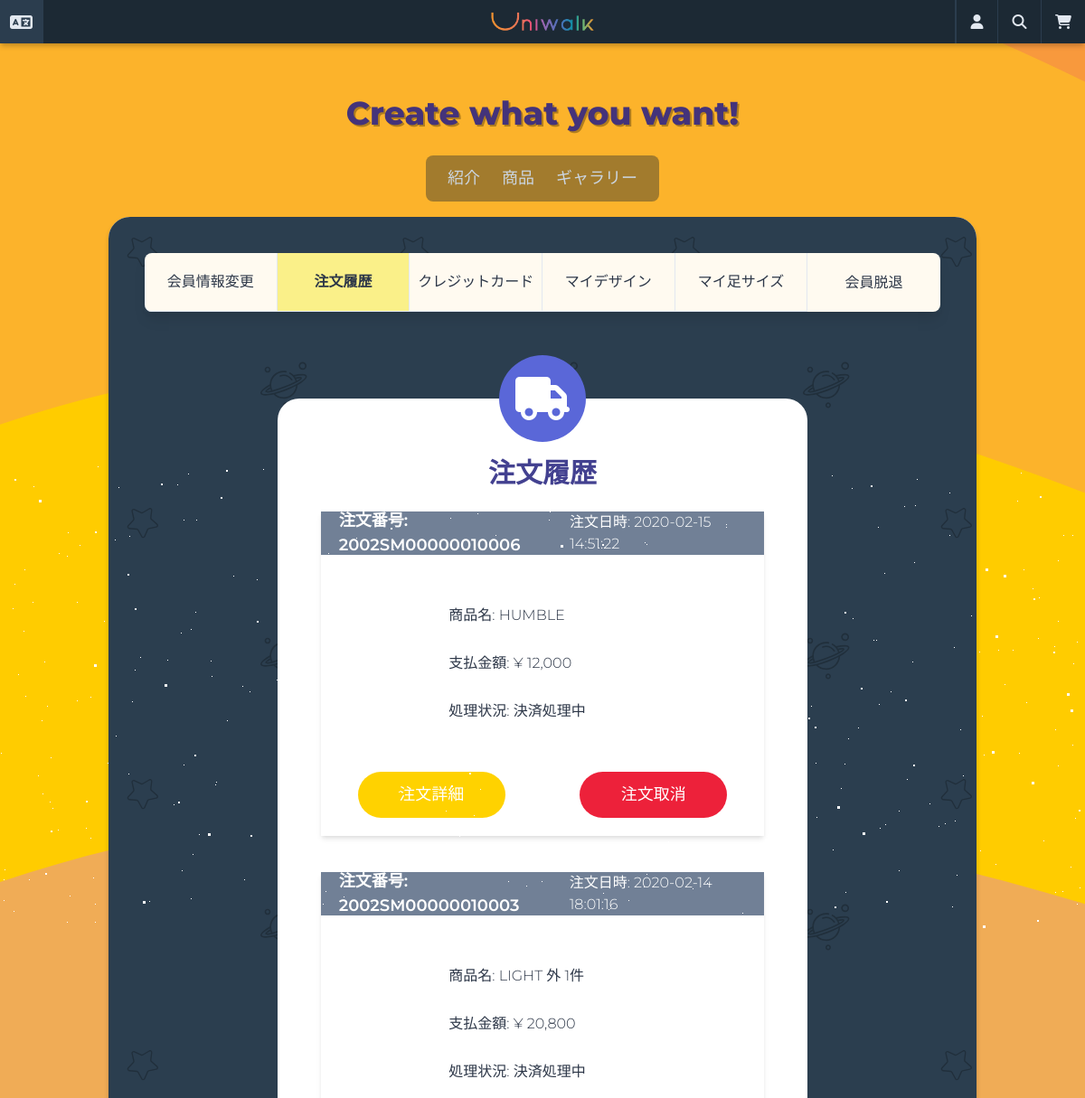
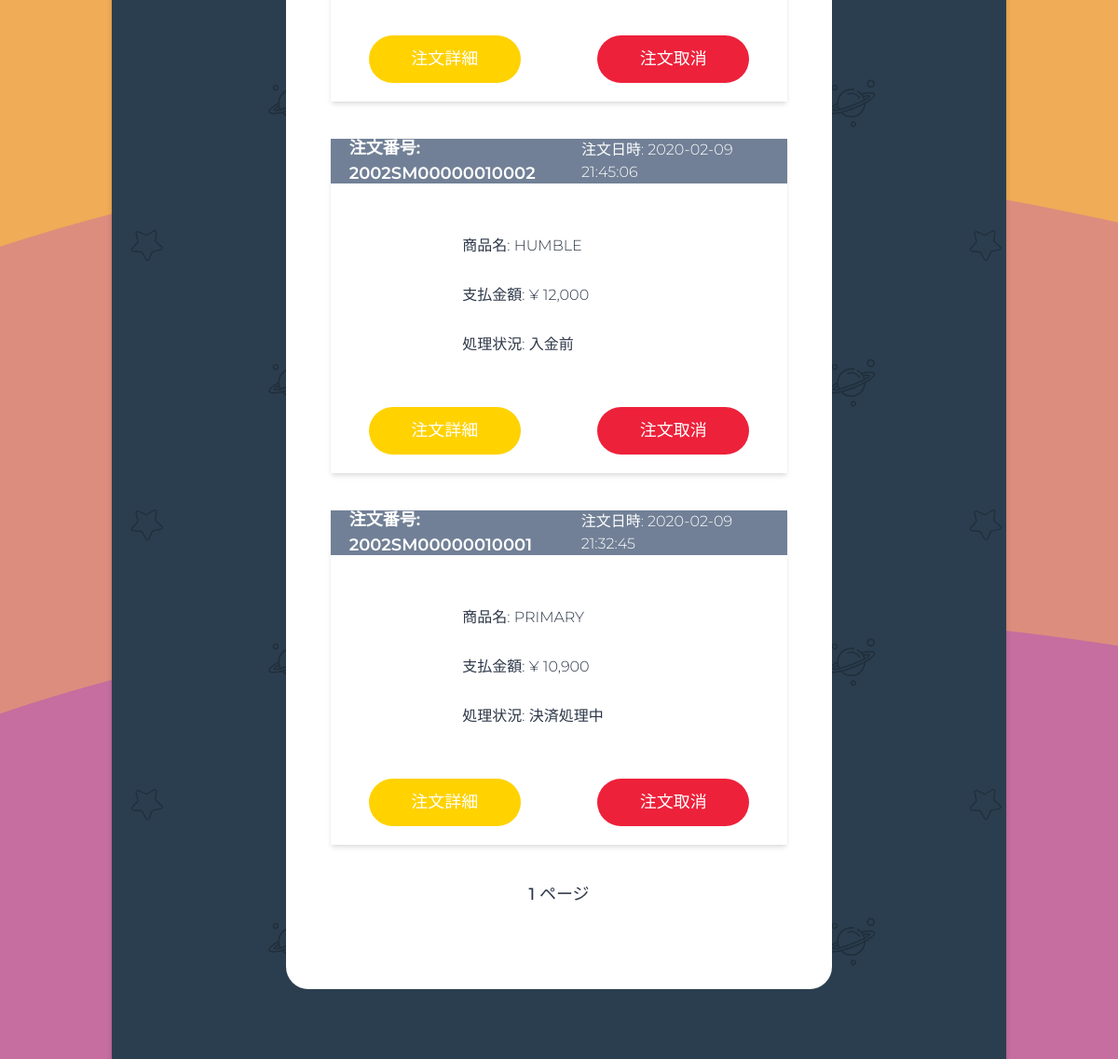
The app's page /users/mypage/orders/ (signed in, upper part), older data (2 pictures, top to bottom).
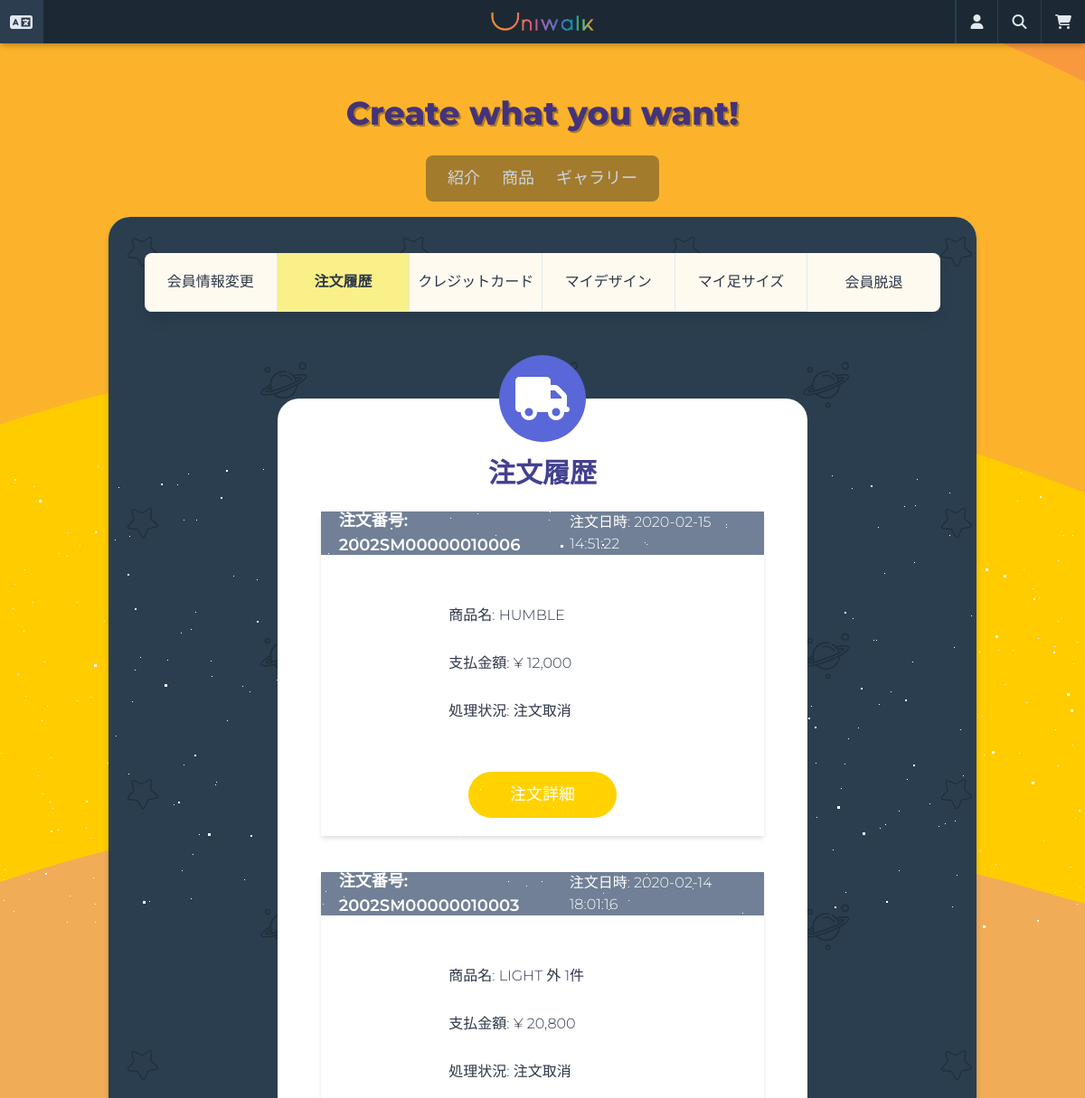
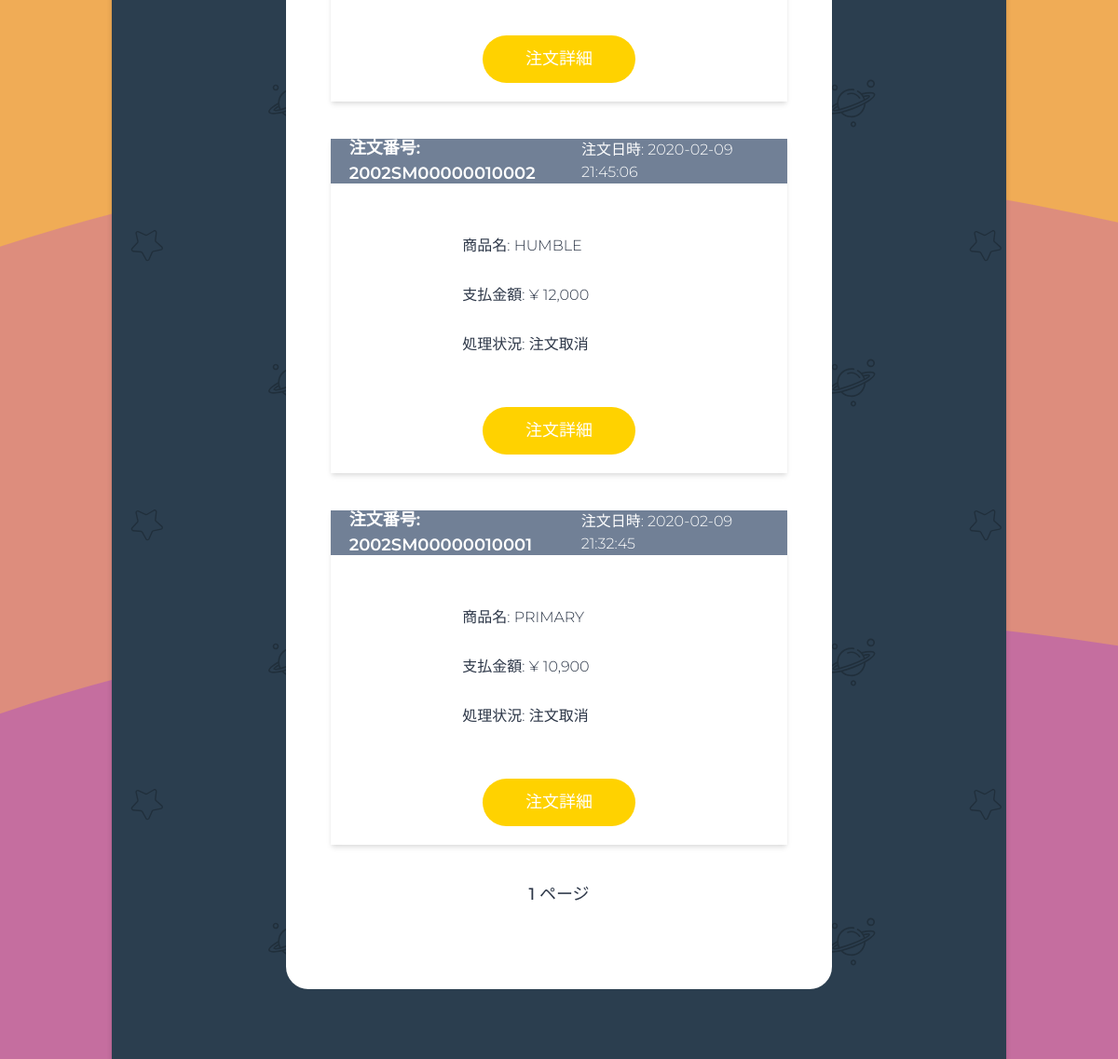
The same page, newer data (2 pictures, top to bottom).
### orders/models.py (models this page shows, shortened)
class Order(models.Model):
    PAYMENT_CARD = "P1"
    PAYMENT_TRANSFER = "P2"
    PAYMENT_CHOICES = ((PAYMENT_CARD, _("クレジットカード")), (PAYMENT_TRANSFER, _("振込")))
    user = models.ForeignKey(
        "users.User",
        related_name="order",
        verbose_name=_("ユーザー"),
        on_delete=models.SET_NULL,
        blank=True,
        null=True,
    )
    guest = models.ForeignKey(
        "users.Guest",
        related_name="order",
        verbose_name=_("ゲスト"),
        on_delete=models.SET_NULL,
        blank=True,
        null=True,
    )
    last_name_recipient = models.CharField(_("姓(ご請求書先)"), max_length=30)
    first_name_recipient = models.CharField(_("名(ご請求書先)"), max_length=30)
    last_name_recipient_kana = models.CharField(_("姓(ご請求書先,カナ)"), max_length=30)
    first_name_recipient_kana = models.CharField(_("名(ご請求書先,カナ)"), max_length=30)
    phone_number_recipient = PhoneNumberField(_("電話番号(ご請求書先)"), max_length=15)
    postal_code_recipient = models.CharField(_("郵便番号(ご請求書先)"), max_length=7)
    prefecture_recipient = JPPrefectureField(_("都道府県(ご請求書先)"), max_length=2)
    address_city_recipient = models.CharField(_("市区町村(ご請求書先)"), max_length=40)
    address_detail_recipient = models.CharField(_("建物名・部屋番号(ご請求書先)"), max_length=40)
    last_name_orderer = models.CharField(
        _("姓(お届け先)"), max_length=30
    )
    first_name_orderer = models.CharField(
        _("名(お届け先)"), max_length=30, null=True, blank=True
    )
    last_name_orderer_kana = models.CharField(
        _("姓(カナ, お届け先)"), max_length=30, null=True, blank=True
    )
    first_name_orderer_kana = models.CharField(
        _("名(カナ, お届け先)"), max_length=30, null=True, blank=True
    )
    phone_number_orderer = PhoneNumberField(
        _("電話番号(お届け先)"), max_length=15, null=True, blank=True
    )
    postal_code_orderer = models.CharField(
        _("郵便番号(お届け先)"), max_length=7, null=True, blank=True
    )
    prefecture_orderer = JPPrefectureField(
        _("都道府県(お届け先)"), max_length=2, null=True, blank=True
    )
    address_city_orderer = models.CharField(
        _("市区町村(お届け先)"), max_length=40, null=True, blank=True
    )
    address_detail_orderer = models.CharField(
        _("建物名・部屋番号(お届け先)"), max_length=40, null=True, blank=True
    )
    order_date = models.DateTimeField(_("注文日時"), auto_now_add=True)
    payment = models.CharField(_("支払方法"), max_length=2, choices=PAYMENT_CHOICES)
    stripe_charge_id = models.CharField(max_length=50, blank=True, null=True)
    step = models.ForeignKey(
        "Step",
        related_name="order",
        verbose_name=_("対応状況"),
        on_delete=models.SET_NULL,
        blank=True,
        null=True,
    )
    amount = models.DecimalField(_("支払総額"), decimal_places=0, max_digits=10)
    order_number = models.CharField(
        max_length=40, default=create_order_number, blank=True, null=True
    )
    order_code = models.CharField(_("注文番号"), max_length=40, blank=True, null=True)
    class Meta:
        ordering = ("-order_date",)
        verbose_name = _("注文")
        verbose_name_plural = _("注文")
    def show_first_one(self):
        try:
            (order_item,) = self.order_items.all()[:1]
            return order_item.product
        except ValueError:
            return None
    def count_items_except_one(self):
        return self.order_items.all().count() - 1

class Step(models.Model):
    step_code = models.CharField(_("対応コード"), max_length=3)
    step_name = models.CharField(_("対応名"), max_length=20)
    def __str__(self):
        return self.step_name
    class Meta:
        ordering = ("step_code",)
        verbose_name = _("対応")
        verbose_name_plural = _("対応")

class OrderItem(models.Model):
    order = models.ForeignKey(
        "Order",
        verbose_name=_("注文アイテム"),
        related_name="order_items",
        on_delete=models.CASCADE,
    )
    product = models.ForeignKey(
        "products.Product",
        verbose_name=_("商品"),
        related_name="order_items",
        on_delete=models.SET_NULL,
        null=True,
        blank=True,
    )
    quantity = models.IntegerField(_("数量"))
    price = models.DecimalField(_("単価"), decimal_places=0, max_digits=6)
    front = models.ImageField(_("正面"), upload_to="orders")
    side = models.ImageField(_("側面"), upload_to="orders")
    up = models.ImageField(_("上面"), upload_to="orders")
    down = models.ImageField(_("下面"), upload_to="orders")
    outsole_color_left = models.CharField("アウトソール色(左)", max_length=7)
    outsole_material_left = models.CharField("アウトソール素材(左)", max_length=20)
    midsole_color_left = models.CharField("ミッドソール色(左)", max_length=7)
    midsole_material_left = models.CharField("ミッドソール素材(左)", max_length=20)
    uppersole_color_left = models.CharField("アッパーソール色(左)", max_length=7)
    uppersole_material_left = models.CharField("アッパーソール素材(左)", max_length=20)
    shoelace_color_left = models.CharField("シューレース色(左)", max_length=7)
    shoelace_material_left = models.CharField("シューレース素材(左)", max_length=20)
    tongue_color_left = models.CharField("タン色(左)", max_length=7)
    tongue_material_left = models.CharField("タン素材(左)", max_length=20)
    outsole_color_right = models.CharField("アウトソール色(右)", max_length=7)
    outsole_material_right = models.CharField("アウトソール素材(右)", max_length=20)
    midsole_color_right = models.CharField("ミッドソール色(右)", max_length=7)
    midsole_material_right = models.CharField("ミッドソール素材(右)", max_length=20)
    uppersole_color_right = models.CharField("アッパーソール色(右)", max_length=7)
    uppersole_material_right = models.CharField("アッパーソール素材(右)", max_length=20)
    shoelace_color_right = models.CharField("シューレース色(右)", max_length=7)
    shoelace_material_right = models.CharField("シューレース素材(右)", max_length=20)
    tongue_color_right = models.CharField("タン色(右)", max_length=7)
    tongue_material_right = models.CharField("タン素材(右)", max_length=20)
    customize_code = models.CharField(_("カスタマイズデザインコード"), max_length=11)
    length_left = models.DecimalField(_("足長(左)"), max_digits=4, decimal_places=1)
    length_right = models.DecimalField(_("足長(右)"), max_digits=4, decimal_places=1)
    width_left = models.DecimalField(_("足幅(左)"), max_digits=4, decimal_places=1)
    width_right = models.DecimalField(_("足幅(右)"), max_digits=4, decimal_places=1)

### products/models.py (models this page shows, shortened)
class Product(core_models.TimeStampedModel):
    name = models.CharField(_("商品名"), max_length=50)
    category = models.ForeignKey(
        "Category",
        verbose_name=_("商品カテゴリー"),
        related_name="product",
        on_delete=models.CASCADE,
    )
    price = models.DecimalField(_("価格"), decimal_places=0, max_digits=6)
    description = models.TextField(_("詳細説明"))
    is_active = models.BooleanField(_("販売中"), null=False, default=True)
    product_number = models.CharField(
        _("番号"), max_length=40, default=create_product_code, blank=True, null=True
    )
    product_code = models.CharField(_("商品番号"), max_length=40, blank=True, null=True)
    def __str__(self):
        return self.name
    def total_rating(self):
        all_reviews = self.reviews.all()
        all_ratings = 0
        if len(all_reviews) > 0:
            for review in all_reviews:
                all_ratings += review.rate
            return round(all_ratings / len(all_reviews), 2)
        return 0
    total_rating.short_description = _("評点")
    class Meta:
        ordering = ("-created",)
        verbose_name = _("商品")
        verbose_name_plural = _("商品")

### users/views.py (the view, shortened to what this page needs)
# urls.py: path("mypage/orders/", views.OrdersListView.as_view(), name="orders",),
class OrdersListView(mixins.LoggedInOnlyView, ListView):
    model = order_models.Order
    template_name = "orders/order-list.html"
    context_object_name = "orders"
    paginate_by = 5
    def get_queryset(self):
        try:
            return order_models.Order.objects.filter(
                user_id=self.request.user.pk
            ).order_by("-order_date")
        except order_models.Order.DoesNotExist:
            return None

### carts/context_processors.py (called while the page is built)
def counter(request):
    item_count = 0
    if "admin" in request.META["PATH_INFO"]:
        return {}
    else:
        try:
            cart = Cart.objects.get(session_key=_session_key(request))
            cart_items = CartItem.objects.all().filter(cart=cart, active=True)
            for cart_item in cart_items:
                item_count += cart_item.quantity
        except Cart.DoesNotExist:
            item_count = 0
    return dict(item_count=item_count)

### carts/views.py (called while the page is built)
def _session_key(request):
    cart = request.session.session_key
    if not cart:
        cart = request.session.create()
    return cart

### users/models.py (called while the page is built)
    def get_absolute_url(self):
        return reverse("users:update-profile")

### templates/orders/order-list.html (shortened to what this page needs)
{% extends "base.html" %}
{% load i18n static %}
{% block content %}
<div class="min-h-75vh mx-auto px-10 py-10 rounded-xl"
    style="background-image: url({% static 'images/pattern.svg' %}); background-repeat: repeat;">
    <div class="container mx-auto">
        <div class="w-full shadow-lg">
            {% include 'partials/mypage-menu.html' %}
        </div>
        <div class="w-full flex flex-col mb-10">
            <div
                class="container bg-white w-2/3 rounded-xl h-full mx-auto my-10 flex flex-col items-center p-12 mt-24 relative">
                <div class="flex items-center justify-center bg-indigo-600 w-24 h-24 rounded-full absolute"
                    style="top: -3rem;">
                    <i class="fas fa-truck fa-3x text-white wow fadeIn"></i>
                </div>
                <h2 class="text-indigo-800 mt-3 mb-5 text-3xl font-semibold">{% trans '注文履歴' %}</h2>
                {% if orders %}
                {% for order in orders %}
                {% include 'mixins/orders/order-card.html' with order=order %}
                {% endfor %}
                <div class="flex items-center justify-center mx-auto container mb-10">
                    <span class="mx-3 font-medium text-lg">
                    </span>
                </div>
                {% endif %}
            </div>
        </div>
    </div>
</div>
{% endblock content %}

### templates/mixins/orders/order-card.html (shortened to what this page needs)
{% load i18n humanize %}
<div class="w-full mb-10 overflow-hidden shadow-md wow fadeIn">
    <form method="POST" class="w-full h-full">
        <div class="w-full flex items-center justify-between bg-gray-600 h-12 text-white px-5">
            <h3 class="font-semibold text-lg">{% trans '注文番号' %}: {{ order.order_code }}</h3>
            <span class="">{% trans '注文日時' %}: {{ order.order_date|date:'Y-m-d H:i:s' }}</span>
        </div>
        <div class="flex flex-no-wrap py-10 px-5">
            <div style="background-image: url({% for order_item in order.order_items.all %}{% if forloop.first %}{{ order_item.front.url }}{% endif %}{% endfor %});"
                class="w-1/4 h-40 bg-cover bg-center mr-3">
            </div>
            <div class="w-3/4 flex flex-col justify-around">
                <div>
                    {% trans '商品名' %}: {{ order.show_first_one }}
                    {% if order.count_items_except_one > 0 %}
                    <span>外 {{ order.count_items_except_one }}件</span>
                    {% endif %}
                </div>
                <div>{% trans '支払金額' %}: &yen; {{ order.amount | intcomma }}</div>
                <div>{% trans '処理状況' %}: {{ order.step }}</div>
            </div>
        </div>
        <div class="w-full flex justify-around mb-5">
            <a href="{% url 'users:orders-detail' order.pk %}"
                class="btn-warning text-white w-1/3 p-3">{% trans '注文詳細' %}</a>
            {% if order.step.step_code == "T01" or order.step.step_code == "T02" %}
            <button class="btn-danger text-white w-1/3 p-3">{% trans '注文取消' %}</a>
                {% endif %}
        </div>
    </form>
</div>

Row changes from the older to the newer data that the page shows:
changed Order "2002SM00000010006": step "決済処理中" → "注文取消"; step_id 2 → 6 (drawn); trans "注文取消" → (not shown)
changed Order "2002SM00000010003": step "決済処理中" → "注文取消"; step_id 2 → 6 (drawn); trans "注文取消" → (not shown)
changed Order "2002SM00000010002": step "入金前" → "注文取消"; step_id 1 → 6 (drawn); trans "注文取消" → (not shown)
changed Order "2002SM00000010001": step "決済処理中" → "注文取消"; step_id 2 → 6 (drawn); trans "注文取消" → (not shown)
